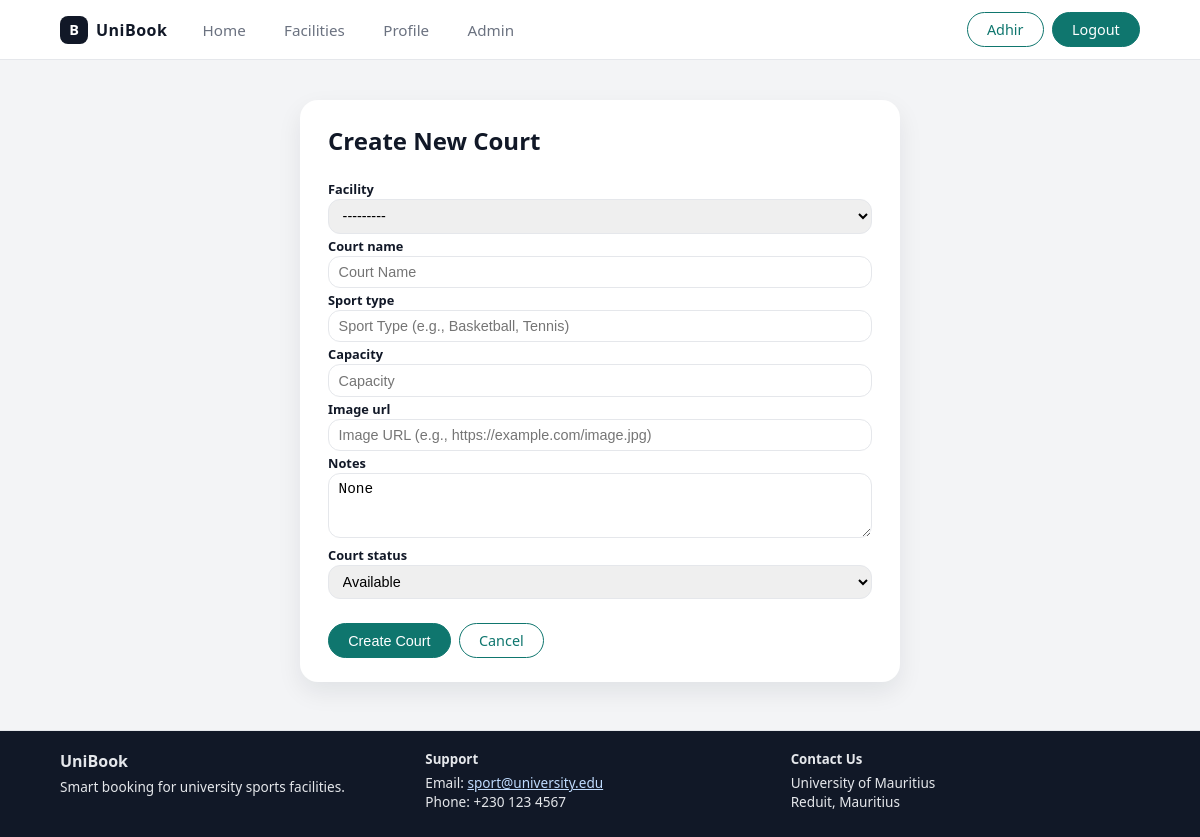
Before: /manage/court/create/ (signed in) with the older database file.
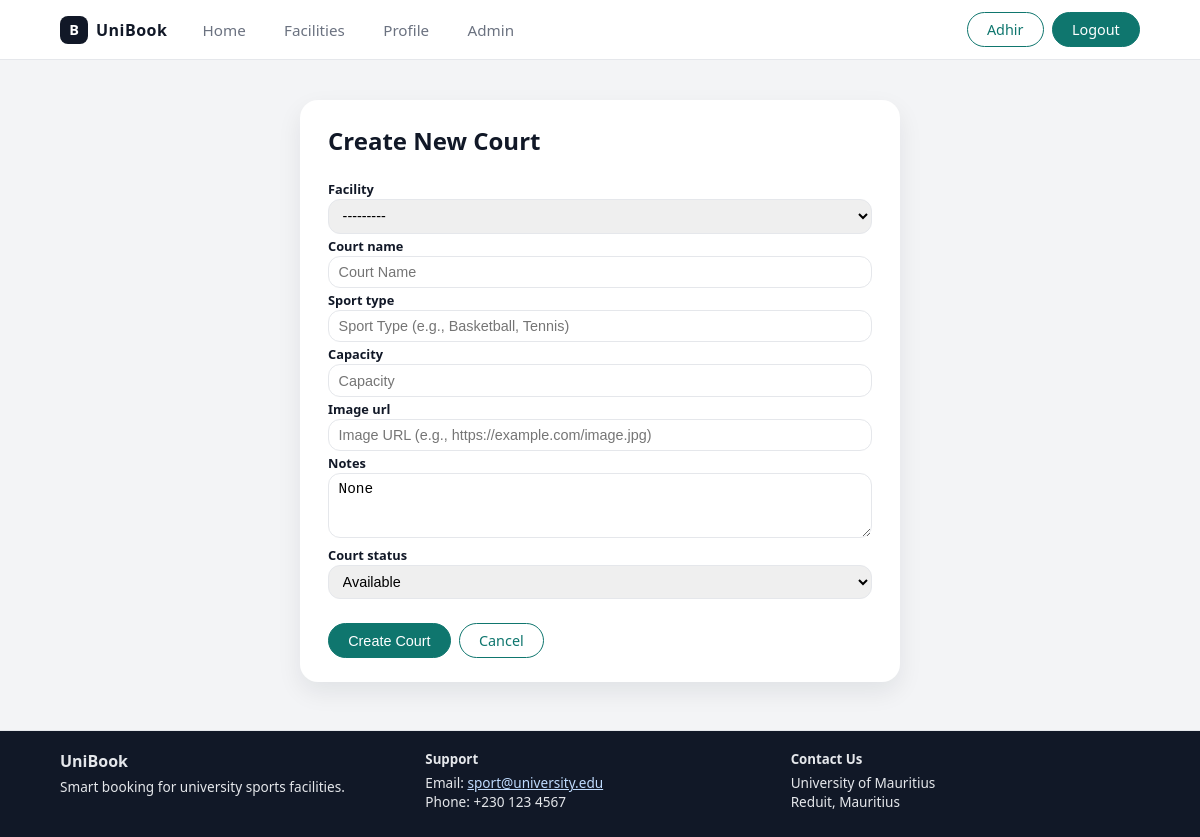
After: the same page with the newer database file.
### booking_sys/models.py (models this page shows, shortened)
class Court(models.Model):
    COURT_STATUS = [
        ('available', 'Available'),
        ('maintenance', 'Under Maintenance'),
        ('closed', 'Closed'),
    ]
    court_id = models.UUIDField(primary_key=True, default=uuid.uuid4, editable=False)
    facility = models.ForeignKey(Facility, on_delete=models.CASCADE, related_name='courts')
    court_name = models.CharField(max_length=200)
    sport_type = models.CharField(max_length=100)
    capacity = models.PositiveIntegerField(validators=[MinValueValidator(1), MaxValueValidator(1000)])
    notes = models.TextField(blank=True, default="None")
    image_url = models.URLField(blank=True, null=True)
    court_status = models.CharField(max_length=20, choices=COURT_STATUS, default='available')

class Facility(models.Model):
    FACILITY_TYPES = [
        ('sports', 'Sports'),
        ('recreation', 'Recreation'),
        ('academic', 'Academic'),
        ('other', 'Other'),
    ]
    FACILITY_STATUS = [
        ('available', 'Available'),
        ('maintenance', 'Under Maintenance'),
        ('closed', 'Closed'),
    ]
    facility_id = models.UUIDField(primary_key=True, default=uuid.uuid4, editable=False)
    facility_name = models.CharField(max_length=200)
    facility_type = models.CharField(max_length=20, choices=FACILITY_TYPES)
    location = models.CharField(max_length=300)
    description = models.TextField(blank=True)
    image_url = models.URLField(blank=True, null=True)
    facility_status = models.CharField(max_length=20, choices=FACILITY_STATUS, default='available')
    likes_count = models.PositiveIntegerField(default=0)
    def __str__(self):
        return self.facility_name

### booking_sys/views.py (the view, shortened to what this page needs)
# urls.py: path('manage/court/create/', views.create_court, name='create_court'),
@login_required
@require_http_methods(["GET", "POST"])
def create_court(request):
    if not (request.user.is_staff or request.user.member_type == 'admin'):
        messages.error(request, 'You do not have permission to access this page.')
        return redirect('booking_sys:home')
    court = None
    court_id = request.GET.get('edit')
    is_edit = False
    if request.method == 'GET':
        if is_edit:
            form = CourtForm(instance=court)
        else:
            form = CourtForm()
        return render(request, 'admin/create_court.html', {
            'form': form,
            'court': court,
            'is_edit': is_edit
        })

### booking_sys/templates/admin/create_court.html (shortened to what this page needs)
{% extends 'base.html' %}
{% block content %}
<section class="section">
  <div style="max-width: 600px; margin: 0 auto;">
    <div class="card-section">
      <h1 style="margin-top: 0;">{% if is_edit %}Edit Court{% else %}Create New Court{% endif %}</h1>
      <form method="post">
        {% for field in form %}
          <label class="form-label">{{ field.label }}</label>
          {{ field }}
        {% endfor %}
        <div style="margin-top: 1.5rem; display: flex; gap: 0.5rem;">
          <button type="submit" class="btn btn-primary">{% if is_edit %}Update Court{% else %}Create Court{% endif %}</button>
          <a href="{% url 'booking_sys:facilities' %}" class="btn btn-outline">Cancel</a>
        </div>
      </form>
    </div>
  </div>
</section>
{% endblock %}

Changed rows visible on the page:
added Facility: form "---------"
